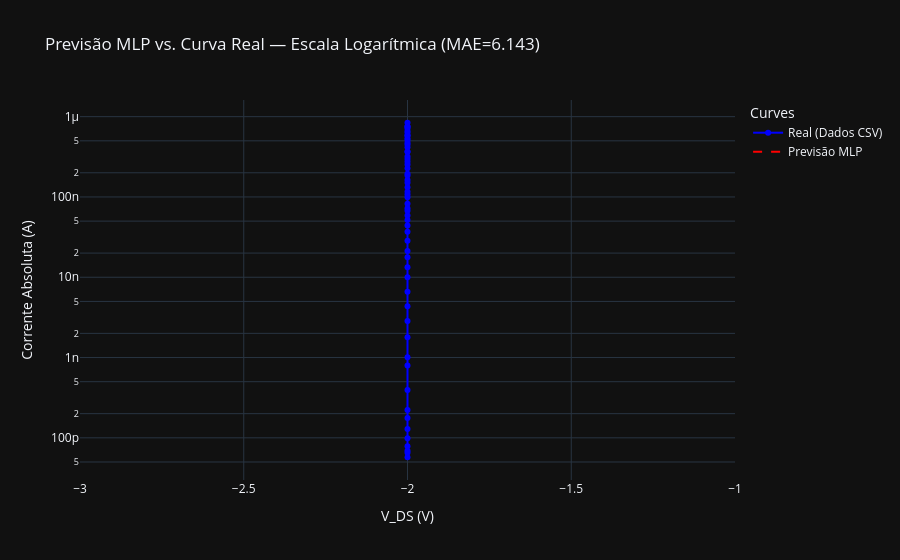

The cell this chart's notebook holds for it:
### Markdown cell above
### 6.2 — Gráfico em escala logarítmica

Use esta visualização para avaliar a qualidade do ajuste na região subthreshold e verificar se a inclinação da curva está correta.

### Code cell
plot_curve_comparison(
    V_data=V_real,
    I_real=I_real,
    V_fixed=v_fixed,
    is_transfer=is_transfer,
    mlp_model=(prepare_mlp_features, trained_model, feature_scaler, target_scaler),
    yscale="log",
    title="Previsão MLP vs. Curva Real — Escala Logarítmica"
)

### Figure 1 — Plotly figure (JSON) as saved in the notebook; plotly's stock layout.template omitted (floating-point values rounded to 4 significant figures)
{"data": [{"line": {"color": "blue"}, "mode": "lines+markers", "name": "Real (Dados CSV)", "type": "scatter", "x": [-2, -2, -2, -2, -2, -2, -2, -2, -2, -2, -2, -2, -2, -2, -2, -2, -2, -2, -2, -2, -2, -2, -2, -2, -2, -2, -2, -2, -2, -2, -2, -2, -2, -2, -2, -2, -2, -2, -2, -2, -2, -2, -2, -2, -2, -2, -2, -2, -2, -2, -2, -2, -2, -2, -2], "y": [8.4e-07, 7.57e-07, 7.57e-07, 7.19e-07, 6.65e-07, 6.31e-07, 5.83e-07, 5.83e-07, 5.4e-07, 5.12e-07, 4.74e-07, 4.5e-07, 4.16e-07, 3.65e-07, 3.65e-07, 3.2e-07, 2.96e-07, 2.74e-07, 2.53e-07, 2.28e-07, 1.95e-07, 1.85e-07, 1.63e-07, 1.5e-07, 1.32e-07, 1.16e-07, 1.07e-07, 9.91e-08, 8.26e-08, 7.25e-08, 6.71e-08, 5.89e-08, 5.17e-08, 4.42e-08, 3.68e-08, 2.84e-08, 2.13e-08, 1.77e-08, 1.33e-08, 1e-08, 6.59e-09, 4.34e-09, 2.86e-09, 1.79e-09, 1.01e-09, 7.98e-10, 3.95e-10, 2.22e-10, 1.76e-10, 1.29e-10, 9.91e-11, 7.84e-11, 6.88e-11, 6.53e-11, 5.73e-11]}, {"line": {"color": "red", "dash": "dash"}, "mode": "lines", "name": "Previsão MLP", "type": "scatter", "x": [-2, -2, -2, -2, -2, -2, -2, -2, -2, -2, -2, -2, -2, -2, -2, -2, -2, -2, -2, -2, -2, -2, -2, -2, -2, -2, -2, -2, -2, -2, -2, -2, -2, -2, -2, -2, -2, -2, -2, -2, -2, -2, -2, -2, -2, -2, -2, -2, -2, -2, -2, -2, -2, -2, -2], "y": [6.905e-11, 6.905e-11, 6.905e-11, 6.905e-11, 6.905e-11, 6.905e-11, 6.905e-11, 6.905e-11, 6.905e-11, 6.905e-11, 6.905e-11, 6.905e-11, 6.905e-11, 6.905e-11, 6.905e-11, 6.905e-11, 6.905e-11, 6.905e-11, 6.905e-11, 6.905e-11, 6.905e-11, 6.905e-11, 6.905e-11, 6.905e-11, 6.905e-11, 6.905e-11, 6.905e-11, 6.905e-11, 6.905e-11, 6.905e-11, 6.905e-11, 6.905e-11, 6.905e-11, 6.905e-11, 6.905e-11, 6.905e-11, 6.905e-11, 6.905e-11, 6.905e-11, 6.905e-11, 6.905e-11, 6.905e-11, 6.905e-11, 6.905e-11, 6.905e-11, 6.905e-11, 6.905e-11, 6.905e-11, 6.905e-11, 6.905e-11, 6.905e-11, 6.905e-11, 6.905e-11, 6.905e-11, 6.905e-11]}], "layout": {"legend": {"title": {"text": "Curves"}}, "title": {"text": "Previsão MLP vs. Curva Real — Escala Logarítmica (MAE=6.143)"}, "xaxis": {"title": {"text": "V_DS (V)"}}, "yaxis": {"title": {"text": "Corrente Absoluta (A)"}, "type": "log"}}}
